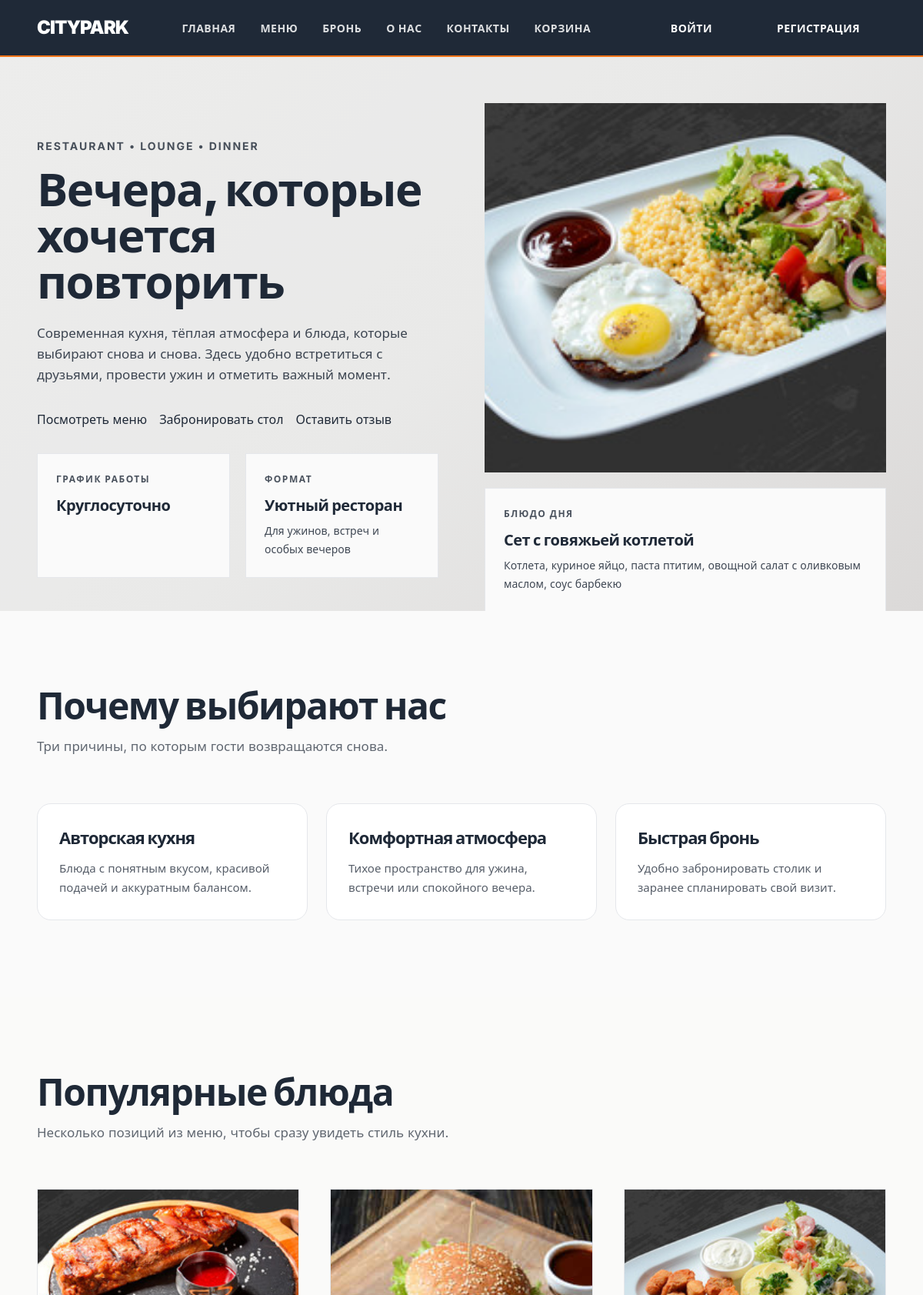
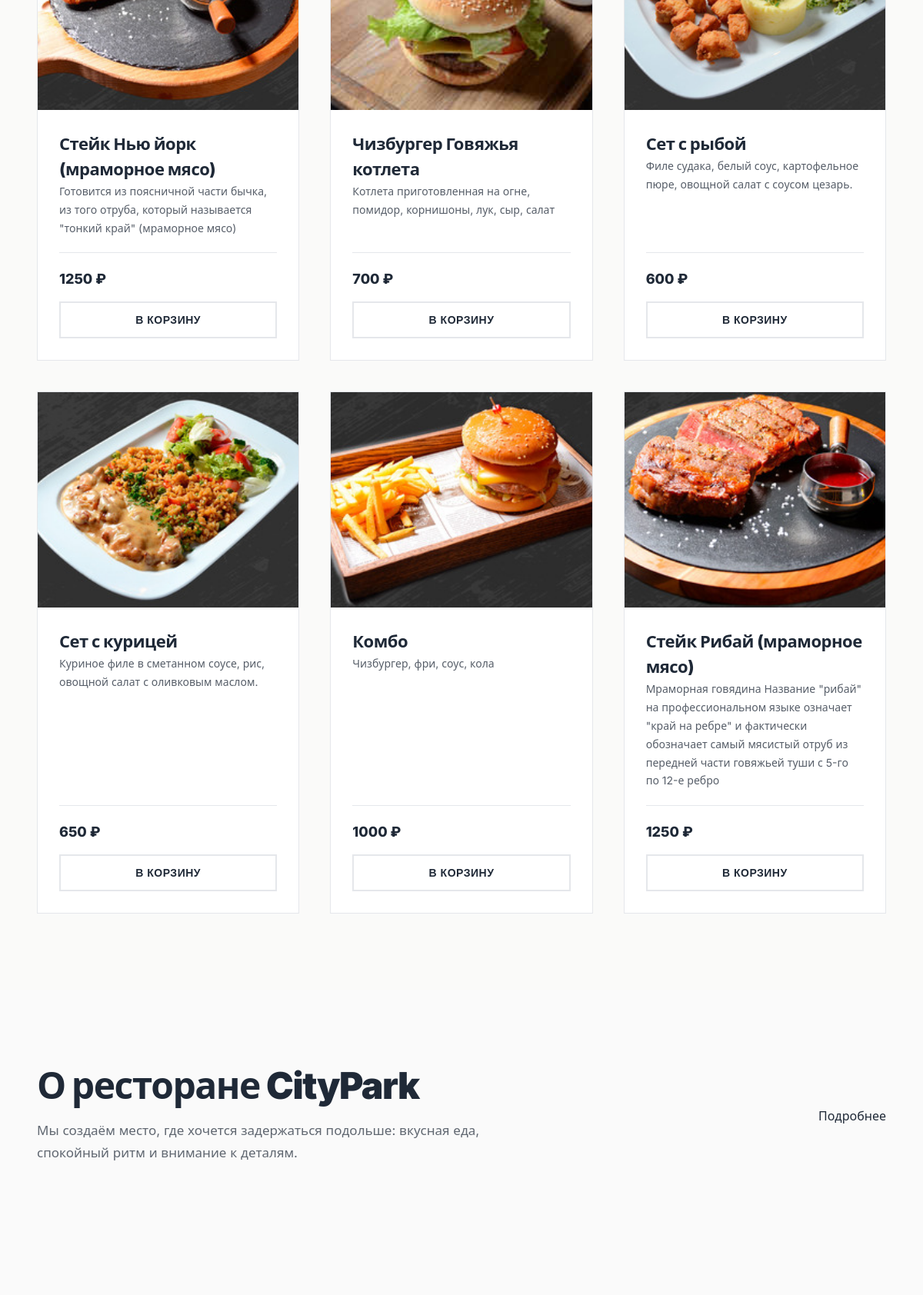
The page / (upper part) on the database its author committed (2 pictures, top to bottom).
### menu/models.py (models this page shows, shortened)
class Dish(models.Model):
    name = models.CharField(max_length=200, verbose_name='Название блюда')
    description = models.TextField(verbose_name='Описание')
    price = models.PositiveIntegerField(verbose_name='Цена')
    image = models.ImageField(upload_to='dishes/', blank=True, null=True, verbose_name='Изображение')
    is_available = models.BooleanField(default=True, verbose_name='Доступно')
    is_popular = models.BooleanField(default=False, verbose_name='Популярное')
    category = models.ForeignKey(Category, on_delete=models.SET_NULL, null=True, blank=True, verbose_name='Категория')
    class Meta:
        verbose_name = 'Блюдо'
        verbose_name_plural = 'Блюда'
        ordering = ['id']

### main/views.py (the view)
# urls.py: path('', views.home, name='home'),
def home(request):
    dishes = Dish.objects.all().order_by('?')[:6]
    hero_dish = Dish.objects.order_by('?').first()
    return render(request, 'home.html', {
        'dishes': dishes,
        'hero_dish': hero_dish,
    })

### cart/cart.py (called while the page is built)
    def __len__(self):
        return sum(item['quantity'] for item in self.cart.values())

    def get_total_price(self):
        return sum(Decimal(item['price']) * item['quantity'] for item in self.cart.values())

### cart/context_processors.py (called while the page is built)
def cart_context(request):
    cart = Cart(request)
    return {
        'cart_count': len(cart),
        'cart_total_price': cart.get_total_price(),
    }

### templates/home.html (shortened to what this page needs)
{% extends 'base.html' %}
{% load static %}
{% block content %}
<section class="home-hero">
    <div class="hero-overlay"></div>
    <div class="container hero-grid">
        <div class="hero-left">
            <p class="hero-kicker">Restaurant • Lounge • Dinner</p>
            <h1>Вечера, которые хочется повторить</h1>
            <p class="hero-text">
                Современная кухня, тёплая атмосфера и блюда, которые выбирают снова и снова.
                Здесь удобно встретиться с друзьями, провести ужин и отметить важный момент.
            </p>
            <div class="hero-actions">
                <a class="btn" href="{% url 'menu' %}">Посмотреть меню</a>
                <a class="outline-btn" href="{% url 'booking' %}">Забронировать стол</a>
                <a class="outline-btn" href="{% url 'contacts' %}">Оставить отзыв</a>
            </div>
            <div class="hero-info">
                <div class="hero-info-card">
                    <span>График работы</span>
                    <strong>Круглосуточно</strong>
                </div>
                <div class="hero-info-card">
                    <span>Формат</span>
                    <strong>Уютный ресторан</strong>
                    <p>Для ужинов, встреч и особых вечеров</p>
                </div>
            </div>
        </div>
        <div class="hero-right">
            <div class="hero-main-photo">
                {% if hero_dish and hero_dish.image %}
                    <img src="{{ hero_dish.image.url }}" alt="{{ hero_dish.name }}">
                {% else %}
                    <img src="{% static 'img/hero.jpg' %}" alt="Интерьер ресторана CityPark">
                {% endif %}
            </div>
            {% if hero_dish %}
            <div class="hero-mini-cards">
                <div class="mini-card">
                    <span>Блюдо дня</span>
                    <strong>{{ hero_dish.name }}</strong>
                    <p>{{ hero_dish.description|truncatechars:110 }}</p>
                </div>
            </div>
            {% endif %}
        </div>
    </div>
</section>
<section class="section features-section">
    <div class="container">
        <div class="section-title">
            <h2>Почему выбирают нас</h2>
            <p>Три причины, по которым гости возвращаются снова.</p>
        </div>
        <div class="features-grid">
            <article class="feature-card">
                <h3>Авторская кухня</h3>
                <p>Блюда с понятным вкусом, красивой подачей и аккуратным балансом.</p>
            </article>
            <article class="feature-card">
                <h3>Комфортная атмосфера</h3>
                <p>Тихое пространство для ужина, встречи или спокойного вечера.</p>
            </article>
            <article class="feature-card">
                <h3>Быстрая бронь</h3>
                <p>Удобно забронировать столик и заранее спланировать свой визит.</p>
            </article>
        </div>
    </div>
</section>
{% if dishes %}
<section class="section dishes-section">
    <div class="container">
        <div class="section-title">
            <h2>Популярные блюда</h2>
            <p>Несколько позиций из меню, чтобы сразу увидеть стиль кухни.</p>
        </div>
        <div class="dishes-grid">
            {% for dish in dishes %}
            <article class="dish-card">
                <div class="dish-image">
                    {% if dish.image %}
                        <img src="{{ dish.image.url }}" alt="{{ dish.name }}">
                    {% else %}
                        <img src="{% static 'img/hero.jpg' %}" alt="{{ dish.name }}">
                    {% endif %}
                </div>
                <div class="dish-body">
                    <h3>{{ dish.name }}</h3>
                    <p>{{ dish.description }}</p>
                    <div class="dish-bottom">
                        <span>{{ dish.price }} ₽</span>
                    </div>
                    <button class="add-to-cart-btn" data-dish-id="{{ dish.id }}">
                        <span class="btn-text">В корзину</span>
                    </button>
                </div>
            </article>
            {% endfor %}
        </div>
    </div>
</section>
{% endif %}
<section class="section about-strip">
    <div class="container strip-inner">
        <div>
            <h2>О ресторане CityPark</h2>
            <p>
                Мы создаём место, где хочется задержаться подольше: вкусная еда, спокойный ритм и внимание к деталям.
            </p>
        </div>
        <a class="btn" href="{% url 'about' %}">Подробнее</a>
    </div>
</section>
<section class="cta-section">
</section>
{% endblock %}

### rows shown on the page
Dish: image (picture), name "Сет с говяжьей котлетой", description "Котлета, куриное яйцо, паста птитим, овощной салат с оливковым маслом, соус барбекю"
Dish: image (picture), name "Стейк Нью йорк (мраморное мясо)", description "Готовится из поясничной части бычка, из того отруба, который называется \"тонкий край\" (мраморное мясо)", price "1250"
Dish: image (picture), name "Чизбургер Говяжья котлета", description "Котлета приготовленная на огне, помидор, корнишоны, лук, сыр, салат", price "700"
Dish: image (picture), name "Сет с рыбой", description "Филе судака, белый соус, картофельное пюре, овощной салат с соусом цезарь.", price "600"
Dish: image (picture), name "Сет с курицей", description "Куриное филе в сметанном соусе, рис, овощной салат с оливковым маслом.", price "650"
Dish: image (picture), name "Комбо", description "Чизбургер, фри, соус, кола", price "1000"
Dish: image (picture), name "Стейк Рибай (мраморное мясо)", description "Мраморная говядина Название \"рибай\" на профессиональном языке означает \"край на ребре\" и фактически обозначает самый мясистый отруб из передней части говяжьей туши с 5-го по 12-е ребро", price "1250"
